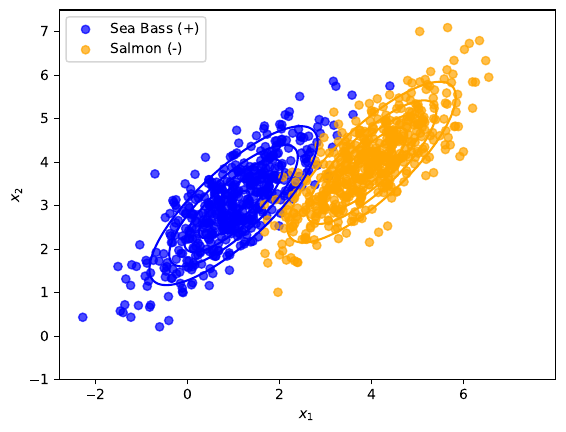

This figure's Python source:
import numpy as np
import matplotlib.pyplot as plt
from scipy.stats import multivariate_normal
from numpy.linalg import eigvals, inv
# See https://docs.scipy.org/doc/scipy/reference/generated/scipy.stats.multivariate_normal.html



# Set random seed for reproducibility
np.random.seed(42)



def get_mean_and_covariance(X):
    """ Get the mean  mu in IR^d and covariance Sigma in IR^{d times d} from samples in matrix X in IR^{n x d}. Each row corresponds to a different sample"""
    e_mean = np.mean(X,0)
    e_cov = np.cov(X,rowvar = False)
    return (e_mean,e_cov)



def tau_range(X,g_pos,g_neg):
    """return the range of taus that one needs to span to create the ROC curve with these discriminant functions"""
    n,d = X.shape
    scores = [g_pos(X[i,:])-g_neg(X[i,:]) for i in range(n)]
    return min(scores),max(scores)
   

def predict(X,g_pos,g_neg,tau):
    """Generate predictions (+1/-1) over samples in X using discriminant functions g_pos, g_neg with threshold tau"""
    y_pred = []
    n,d = X.shape
    for i in range(n):
        x = X[i,:]
        y_pred.append(np.sign(g_pos(x)-g_neg(x)-tau))
    return y_pred     
    


def metrics(y_pred,y_true):
    """ Output the FPR and the TPR. These are defined in terms of the following quantities:
      
                 P = # entries y_true in that are  + 1
                 N = # entries y_true in that are  - 1
 
                 
                 TP = # entries for which  y_pred=+1 and y_true=+1  
                 FP = # entries for which  y_pred=-1 but y_true = +1  
                 TN = # entries for which y_pred=-1 and y_true = -1  
                 FN =  # entries for which y_pred=-1 but y_true = +1  


                 TPR = TP / P
                 FPR = FP / N
        Inputs are:
             - y_pred: predictions
             - y_true: ground truth values

        The return value is a tuple containing
             - #P,#N,#TP,#FP,#TN,#FN
    """

    pairs = [  (int(x),int(y))  for (x,y) in zip(y_pred,y_true)]
    new_pairs = [ (pred_label,pred_label*true_label)  for (pred_label,true_label) in pairs ]        
    

    TP = 1.*new_pairs.count( (1,1) )
    FP = 1.*new_pairs.count( (1,-1) )
    TN = 1.*new_pairs.count( (-1,1) )
    FN = 1.*new_pairs.count( (-1,-1) )
    P = TP+FN
    N = TN+FP

    TPR = 1.*TP/P
    FPR = 1.*FP/N
    return FPR,TPR

 
def naive_classifier(q,n):
    return -np.sign(np.random.rand(n)-q)


# NEW CLASSIFIER CLASSES
class IdentityCovaranceClassifier:
    """Gaussian classifier assuming identity covariance matrices for both classes"""
    
    def __init__(self):
        self.mu_pos = None
        self.mu_neg = None
        self.prior_pos = None
        self.prior_neg = None
        
    def fit(self, X_pos, X_neg):
        """Fit the classifier to training data"""
        self.mu_pos, _ = get_mean_and_covariance(X_pos)
        self.mu_neg, _ = get_mean_and_covariance(X_neg)
        
        n_pos, n_neg = len(X_pos), len(X_neg)
        n_total = n_pos + n_neg
        self.prior_pos = n_pos / n_total
        self.prior_neg = n_neg / n_total
        
    def discriminant_pos(self, x):
        """Discriminant function for positive class"""
        return -0.5 * np.sum((x - self.mu_pos)**2) + np.log(self.prior_pos)
    
    def discriminant_neg(self, x):
        """Discriminant function for negative class"""
        return -0.5 * np.sum((x - self.mu_neg)**2) + np.log(self.prior_neg)


class CommonCovarianceClassifier:
    """Gaussian classifier assuming common covariance matrix for both classes"""
    
    def __init__(self):
        self.mu_pos = None
        self.mu_neg = None
        self.sigma_common = None
        self.sigma_inv = None
        self.prior_pos = None
        self.prior_neg = None
        
    def fit(self, X_pos, X_neg):
        """Fit the classifier to training data"""
        self.mu_pos, cov_pos = get_mean_and_covariance(X_pos)
        self.mu_neg, cov_neg = get_mean_and_covariance(X_neg)
        
        n_pos, n_neg = len(X_pos), len(X_neg)
        n_total = n_pos + n_neg
        self.prior_pos = n_pos / n_total
        self.prior_neg = n_neg / n_total
        
        # Compute pooled covariance
        self.sigma_common = ((n_pos - 1) * cov_pos + (n_neg - 1) * cov_neg) / (n_total - 2)
        self.sigma_inv = inv(self.sigma_common)
        
    def discriminant_pos(self, x):
        """Discriminant function for positive class"""
        diff = x - self.mu_pos
        return -0.5 * np.dot(diff, np.dot(self.sigma_inv, diff)) + np.log(self.prior_pos)
    
    def discriminant_neg(self, x):
        """Discriminant function for negative class"""
        diff = x - self.mu_neg
        return -0.5 * np.dot(diff, np.dot(self.sigma_inv, diff)) + np.log(self.prior_neg)


def plot_decision_boundary(ax, classifier, xlims, ylims, label, color):
    """Plot decision boundary for a classifier"""
    x1_range = np.linspace(xlims[0], xlims[1], 100)
    x2_range = np.linspace(ylims[0], ylims[1], 100)
    X1, X2 = np.meshgrid(x1_range, x2_range)
    
    Z = np.zeros_like(X1)
    for i in range(X1.shape[0]):
        for j in range(X1.shape[1]):
            x = np.array([X1[i,j], X2[i,j]])
            Z[i,j] = classifier.discriminant_pos(x) - classifier.discriminant_neg(x)
    
    ax.contour(X1, X2, Z, levels=[0], colors=color, linewidths=2, linestyles='--')
    
    # Add a dummy line for legend
    ax.plot([], [], color=color, linestyle='--', linewidth=2, label=f'{label} Boundary')


def calculate_accuracy(y_pred, y_true):
    """Calculate classification accuracy"""
    correct = sum([1 for pred, true in zip(y_pred, y_true) if pred == true])
    return correct / len(y_true)


p = 0.5 # prior probability of positive class
n = 1000 # total number of samples


if __name__=="__main__":
    # Generate two multivariate Gaussian random variable objects
    mean_pos, cov_pos = [1, 3], [[1, 0.8], [0.8, 1]]
    e=eigvals(cov_pos)
    print("Eigenvalues of cov_pos are:",e)
    rv_pos = multivariate_normal(mean_pos, cov_pos)

    mean_neg, cov_neg = [4, 4], [[0.99, 0.81], [0.81, 1.01]]
    e=eigvals(cov_neg)
    print("Eigenvalues of cov_neg are:",e)
    rv_neg = multivariate_normal(mean_neg, cov_neg)


    prior_pos = p
    prior_neg = 1-p

    # Generate samples
    n_pos = np.random.binomial(n,p)
    n_neg = n - n_pos
    X_pos = rv_pos.rvs(size = n_pos)
    X_neg = rv_neg.rvs(size = n_neg)


    # Create a scatter plot for the samples
    fig	 = plt.figure()
    ax = fig.add_subplot(111)
    ax.scatter(X_pos[:, 0], X_pos[:, 1], label='Sea Bass (+)', alpha=0.7,c="blue")
    ax.scatter(X_neg[:, 0], X_neg[:, 1], label='Salmon (-)', alpha=0.7, c="orange")

    # Add contours of the pdfs
    x1, x2 = np.mgrid[-1:8:.01, -1:6:.01]
    positions = np.dstack((x1, x2))
    ax.contour(x1, x2, rv_pos.pdf(positions),levels=5,colors="blue")
    ax.contour(x1, x2, rv_neg.pdf(positions), levels=5, colors="orange")


    ax.set_xlabel('$x_1$')
    ax.set_ylabel('$x_2$')
    ax.legend()


    plt.savefig("two-gaussians.pdf", format="pdf", bbox_inches="tight")

   
    # Estimate the mean, covariance, and prior for each Gaussian from samples
    e_mean_pos, e_cov_pos = get_mean_and_covariance(X_pos)
    e_mean_neg, e_cov_neg = get_mean_and_covariance(X_neg)
    e_prior_pos = 1. * n_pos / n
    e_prior_neg = 1. * n_neg / n

    print ("Positive class estimates:", e_mean_pos,e_cov_pos,e_prior_pos)
    print ("Negative class estimates:", e_mean_neg,e_cov_neg,e_prior_neg)


    # Join samples to create a classification dataset
    X = np.concatenate((X_pos,X_neg))
    y = np.concatenate( (np.ones(n_pos),-np.ones(n_neg)) )
 
    
    #create ROC Curve for naive classifier
    FPR_naive_list=[]
    TPR_naive_list=[]
    delta = (1.0-0.0)/10
    print('Scanning tau for naive...')
    for q in np.arange(0.,1+delta,delta):
        #generate predictions
        y_pred = naive_classifier(q,n)

        #compute FPR and TPR
        FPR,TPR = metrics(y_pred,y)
        print('FPR =',FPR,'TPR =',TPR)
        FPR_naive_list.append(FPR)
        TPR_naive_list.append(TPR)
    print('...done with',len(FPR_naive_list),'measurements')
    
    # =========================
    # NEW CLASSIFIERS SECTION
    # =========================
    
    print("\n" + "="*50)
    print("FITTING NEW CLASSIFIERS")
    print("="*50)
    
    # Fit Identity Covariance Classifier
    identity_clf = IdentityCovaranceClassifier()
    identity_clf.fit(X_pos, X_neg)
    print(f"Identity Classifier - Estimated means:")
    print(f"  Positive: {identity_clf.mu_pos}")
    print(f"  Negative: {identity_clf.mu_neg}")
    print(f"  Priors: {identity_clf.prior_pos:.3f}, {identity_clf.prior_neg:.3f}")
    
    # Fit Common Covariance Classifier
    common_clf = CommonCovarianceClassifier()
    common_clf.fit(X_pos, X_neg)
    print(f"\nCommon Covariance Classifier - Estimated parameters:")
    print(f"  Positive mean: {common_clf.mu_pos}")
    print(f"  Negative mean: {common_clf.mu_neg}")
    print(f"  Common covariance:\n{common_clf.sigma_common}")
    print(f"  Priors: {common_clf.prior_pos:.3f}, {common_clf.prior_neg:.3f}")
    
    # Generate ROC curves for new classifiers
    print("\n" + "="*50)
    print("GENERATING ROC CURVES FOR NEW CLASSIFIERS")
    print("="*50)
    
    # Identity Covariance ROC
    tau_min, tau_max = tau_range(X, identity_clf.discriminant_pos, identity_clf.discriminant_neg)
    FPR_identity_list = []
    TPR_identity_list = []
    delta_tau = (tau_max - tau_min) / 50
    
    print(f'Identity Classifier - Tau range: [{tau_min:.3f}, {tau_max:.3f}]')
    for tau in np.arange(tau_min, tau_max + delta_tau, delta_tau):
        y_pred = predict(X, identity_clf.discriminant_pos, identity_clf.discriminant_neg, tau)
        FPR, TPR = metrics(y_pred, y)
        FPR_identity_list.append(FPR)
        TPR_identity_list.append(TPR)
    print(f'...done with {len(FPR_identity_list)} measurements')
    
    # Common Covariance ROC
    tau_min, tau_max = tau_range(X, common_clf.discriminant_pos, common_clf.discriminant_neg)
    FPR_common_list = []
    TPR_common_list = []
    delta_tau = (tau_max - tau_min) / 50
    
    print(f'Common Covariance Classifier - Tau range: [{tau_min:.3f}, {tau_max:.3f}]')
    for tau in np.arange(tau_min, tau_max + delta_tau, delta_tau):
        y_pred = predict(X, common_clf.discriminant_pos, common_clf.discriminant_neg, tau)
        FPR, TPR = metrics(y_pred, y)
        FPR_common_list.append(FPR)
        TPR_common_list.append(TPR)
    print(f'...done with {len(FPR_common_list)} measurements')
    
    # Calculate optimal accuracies (at tau=0)
    print("\n" + "="*50)
    print("CLASSIFICATION ACCURACIES (at tau=0)")
    print("="*50)
    
    # Identity classifier accuracy
    y_pred_identity = predict(X, identity_clf.discriminant_pos, identity_clf.discriminant_neg, 0)
    acc_identity = calculate_accuracy(y_pred_identity, y)
    print(f"Identity Covariance Classifier Accuracy: {acc_identity:.3f}")
    
    # Common covariance classifier accuracy
    y_pred_common = predict(X, common_clf.discriminant_pos, common_clf.discriminant_neg, 0)
    acc_common = calculate_accuracy(y_pred_common, y)
    print(f"Common Covariance Classifier Accuracy: {acc_common:.3f}")
    
    # Enhanced ROC Plot with all three classifiers
    fig = plt.figure(figsize=(10, 8))
    ax = fig.add_subplot(111)
    ax.plot(FPR_naive_list, TPR_naive_list, linestyle='dashed', color='yellow', 
            linewidth=2, label='Naive', marker='o', markersize=4)
    ax.plot(FPR_identity_list, TPR_identity_list, linestyle='-', color='red', 
            linewidth=2, label='Identity Covariance', marker='s', markersize=3)
    ax.plot(FPR_common_list, TPR_common_list, linestyle='-', color='green', 
            linewidth=2, label='Common Covariance', marker='^', markersize=3)
    
    # Add diagonal reference line
    ax.plot([0, 1], [0, 1], 'k--', alpha=0.5, label='Random Classifier')

    ax.set_xlabel('FPR (False Positive Rate)', fontsize=12)
    ax.set_ylabel('TPR (True Positive Rate)', fontsize=12)
    ax.set_title('ROC Curves Comparison', fontsize=14)
    ax.set(xlim=(0.0, 1.0), ylim=(0.0, 1.0))
    ax.grid(True, alpha=0.3)
    ax.legend(loc='lower right', fontsize=10)

    plt.savefig("ROC.pdf", format="pdf", bbox_inches="tight")
    
    # Decision Boundary Visualization
    print("\n" + "="*50)
    print("CREATING DECISION BOUNDARY VISUALIZATION")
    print("="*50)
    
    fig = plt.figure(figsize=(12, 8))
    ax = fig.add_subplot(111)
    
    # Plot data points
    ax.scatter(X_pos[:, 0], X_pos[:, 1], label='Sea Bass (+)', alpha=0.6, c="blue", s=30)
    ax.scatter(X_neg[:, 0], X_neg[:, 1], label='Salmon (-)', alpha=0.6, c="orange", s=30)
    
    # Add PDF contours (lighter)
    ax.contour(x1, x2, rv_pos.pdf(positions), levels=3, colors="blue", alpha=0.3, linewidths=1)
    ax.contour(x1, x2, rv_neg.pdf(positions), levels=3, colors="orange", alpha=0.3, linewidths=1)
    
    # Plot decision boundaries
    xlims = ax.get_xlim()
    ylims = ax.get_ylim()
    
    plot_decision_boundary(ax, identity_clf, xlims, ylims, 'Identity', 'red')
    plot_decision_boundary(ax, common_clf, xlims, ylims, 'Common', 'green')
    
    ax.set_xlabel('$x_1$', fontsize=12)
    ax.set_ylabel('$x_2$', fontsize=12)
    ax.set_title('Decision Boundaries and Data Distribution', fontsize=14)
    ax.legend(fontsize=10)
    ax.grid(True, alpha=0.3)
    
    plt.savefig("decision-boundaries.pdf", format="pdf", bbox_inches="tight")
    
    print("\nAnalysis complete! Generated files:")
    print("- two-gaussians.pdf: Original data visualization")
    print("- ROC.pdf: ROC curves for all three classifiers")
    print("- decision-boundaries.pdf: Decision boundary visualization")
    print("\nBoth new classifiers have linear decision boundaries as expected!")